Frame 1 (no input): blank canvas, image omitted
Frame 60 (no input): blank canvas, image omitted
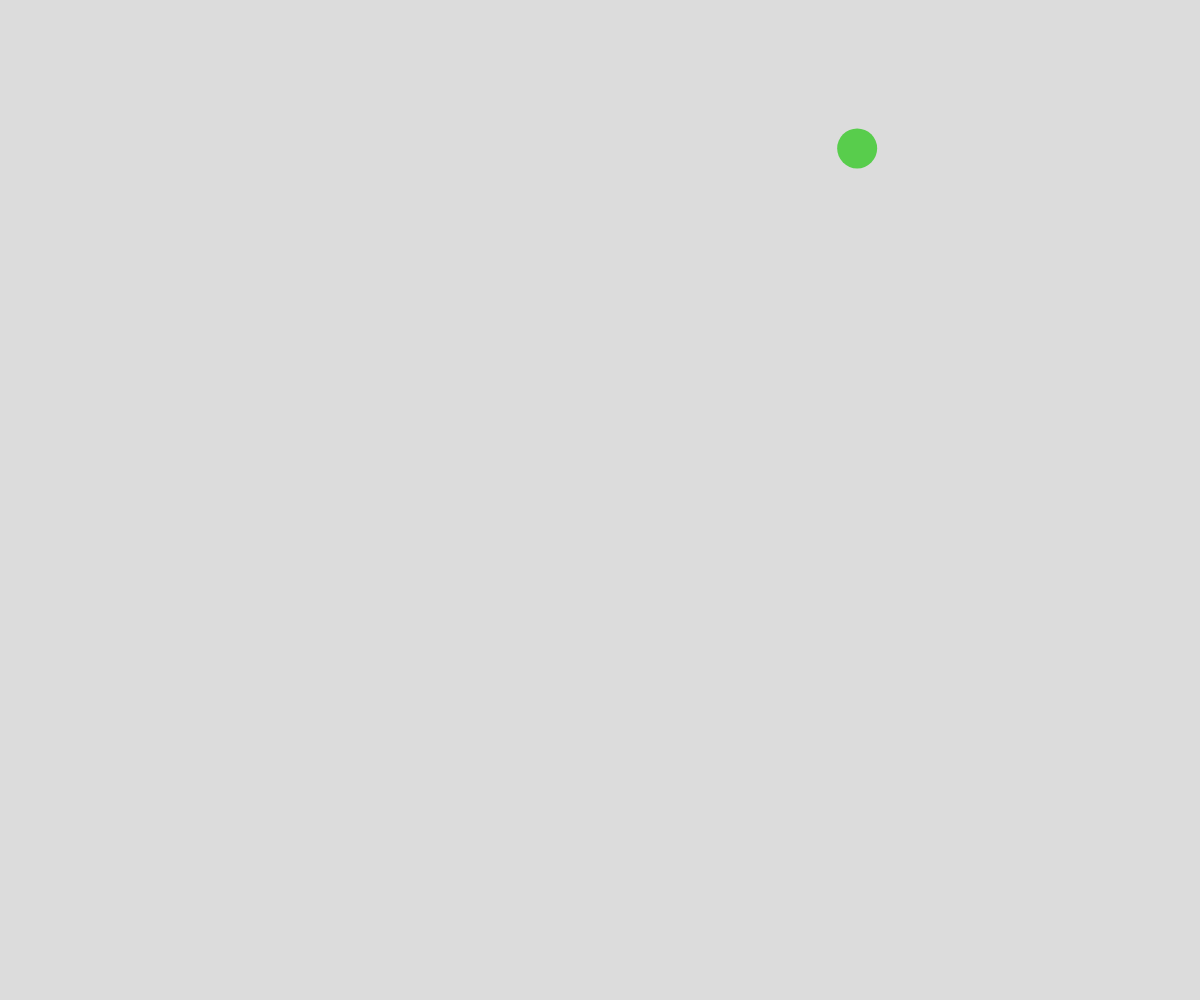
Frame 120 (the mouse pressed at the canvas centre since frame 60)

The p5.js sketch whose frames 1 and 60 were blank and that drew this single picture after the mouse press (run headless with seeded random() and noise() and a simulated clock; from frame 60 on, the mouse is pressed at the canvas centre):

// p5.js sketch
// ── sketch.js
// Object notation and arrays demo
// bouncing circles
let theCircles = [];

async function setup() {
  createCanvas(windowWidth, windowHeight);
  noStroke();
}

function draw() {
  background(220);
  for (let theCircle of theCircles) {
    //move circle
    theCircle.x += theCircle.dx;
    theCircle.y += theCircle.dy;

    //bounc edges
    if (theCircle.x <=0 + theCircle.radius || theCircle.x >= width + theCircle.radius) {
      theCircle.dx *= -1;
    }
    if (theCircle.y <=0 + theCircle.radius || theCircle.y >= height + theCircle.radius) {
      theCircle.dy *= -1;
    }
    fill(theCircle.r, theCircle.g, theCircle.b);
    circle(theCircle.x, theCircle.y, theCircle.radius);
  }
}
function mousePressed() {
  spawnCircle();
}

function spawnCircle() {
  let someCircle = {
    x: mouseX,
    y: mouseY,
    dx: random(-10, 10),
    dy: random(-10, 10),
    radius: random(10, 50),
    r: random(255),
    g: random(255),
    b: random(255),
  };
  theCircles.push(someCircle);
}
